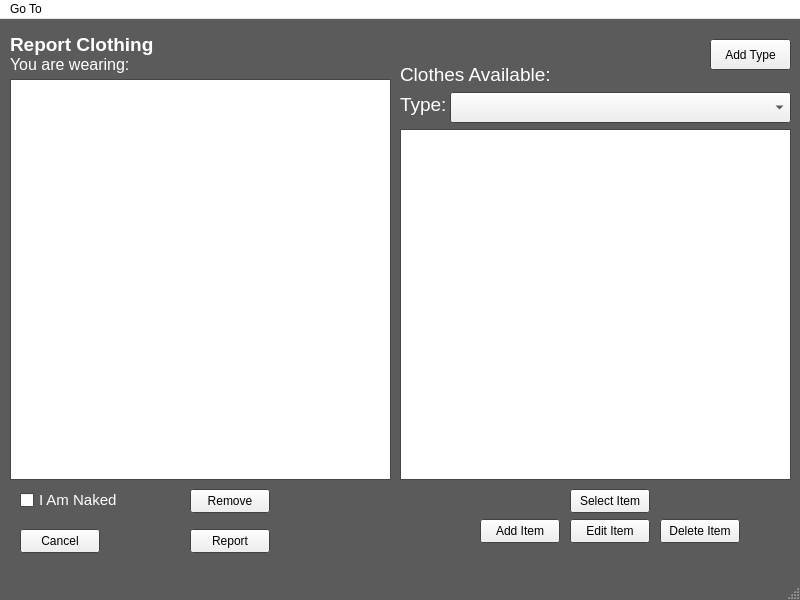
<?xml version="1.0" encoding="UTF-8"?>
<ui version="4.0">
 <class>CyberDom</class>
 <widget class="QMainWindow" name="CyberDom">
  <property name="geometry">
   <rect>
    <x>0</x>
    <y>0</y>
    <width>800</width>
    <height>600</height>
   </rect>
  </property>
  <property name="palette">
   <palette>
    <active>
     <colorrole role="Window">
      <brush brushstyle="SolidPattern">
       <color alpha="255">
        <red>91</red>
        <green>91</green>
        <blue>91</blue>
       </color>
      </brush>
     </colorrole>
    </active>
    <inactive>
     <colorrole role="Window">
      <brush brushstyle="SolidPattern">
       <color alpha="255">
        <red>91</red>
        <green>91</green>
        <blue>91</blue>
       </color>
      </brush>
     </colorrole>
    </inactive>
    <disabled>
     <colorrole role="Base">
      <brush brushstyle="SolidPattern">
       <color alpha="255">
        <red>91</red>
        <green>91</green>
        <blue>91</blue>
       </color>
      </brush>
     </colorrole>
     <colorrole role="Window">
      <brush brushstyle="SolidPattern">
       <color alpha="255">
        <red>91</red>
        <green>91</green>
        <blue>91</blue>
       </color>
      </brush>
     </colorrole>
    </disabled>
   </palette>
  </property>
  <property name="windowTitle">
   <string>MainWindow</string>
  </property>
  <widget class="QWidget" name="centralwidget">
   <widget class="QTextBrowser" name="textBrowser">
    <property name="geometry">
     <rect>
      <x>10</x>
      <y>60</y>
      <width>381</width>
      <height>401</height>
     </rect>
    </property>
   </widget>
   <widget class="QLabel" name="label">
    <property name="geometry">
     <rect>
      <x>10</x>
      <y>10</y>
      <width>161</width>
      <height>31</height>
     </rect>
    </property>
    <property name="text">
     <string>&lt;html&gt;&lt;head/&gt;&lt;body&gt;&lt;p&gt;&lt;span style=&quot; font-size:14pt; font-weight:700; color:#ffffff;&quot;&gt;Report Clothing&lt;/span&gt;&lt;/p&gt;&lt;/body&gt;&lt;/html&gt;</string>
    </property>
   </widget>
   <widget class="QLabel" name="label_3">
    <property name="geometry">
     <rect>
      <x>10</x>
      <y>30</y>
      <width>151</width>
      <height>31</height>
     </rect>
    </property>
    <property name="text">
     <string>&lt;html&gt;&lt;head/&gt;&lt;body&gt;&lt;p&gt;&lt;span style=&quot; font-size:12pt; color:#ffffff;&quot;&gt;You are wearing:&lt;/span&gt;&lt;/p&gt;&lt;/body&gt;&lt;/html&gt;</string>
    </property>
   </widget>
   <widget class="QTextBrowser" name="textBrowser_2">
    <property name="geometry">
     <rect>
      <x>400</x>
      <y>110</y>
      <width>391</width>
      <height>351</height>
     </rect>
    </property>
   </widget>
   <widget class="QLabel" name="label_4">
    <property name="geometry">
     <rect>
      <x>400</x>
      <y>40</y>
      <width>161</width>
      <height>31</height>
     </rect>
    </property>
    <property name="text">
     <string>&lt;html&gt;&lt;head/&gt;&lt;body&gt;&lt;p&gt;&lt;span style=&quot; font-size:14pt; color:#ffffff;&quot;&gt;Clothes Available:&lt;/span&gt;&lt;/p&gt;&lt;/body&gt;&lt;/html&gt;</string>
    </property>
   </widget>
   <widget class="QLabel" name="label_5">
    <property name="geometry">
     <rect>
      <x>400</x>
      <y>70</y>
      <width>51</width>
      <height>31</height>
     </rect>
    </property>
    <property name="text">
     <string>&lt;html&gt;&lt;head/&gt;&lt;body&gt;&lt;p&gt;&lt;span style=&quot; font-size:14pt; color:#ffffff;&quot;&gt;Type:&lt;/span&gt;&lt;/p&gt;&lt;/body&gt;&lt;/html&gt;</string>
    </property>
   </widget>
   <widget class="QComboBox" name="comboBox">
    <property name="geometry">
     <rect>
      <x>450</x>
      <y>73</y>
      <width>341</width>
      <height>31</height>
     </rect>
    </property>
   </widget>
   <widget class="QPushButton" name="pushButton">
    <property name="geometry">
     <rect>
      <x>710</x>
      <y>20</y>
      <width>81</width>
      <height>31</height>
     </rect>
    </property>
    <property name="text">
     <string>Add Type</string>
    </property>
   </widget>
   <widget class="QCheckBox" name="naked_checkbox">
    <property name="geometry">
     <rect>
      <x>20</x>
      <y>470</y>
      <width>101</width>
      <height>22</height>
     </rect>
    </property>
    <property name="palette">
     <palette>
      <active>
       <colorrole role="WindowText">
        <brush brushstyle="SolidPattern">
         <color alpha="255">
          <red>255</red>
          <green>255</green>
          <blue>255</blue>
         </color>
        </brush>
       </colorrole>
      </active>
      <inactive>
       <colorrole role="WindowText">
        <brush brushstyle="SolidPattern">
         <color alpha="255">
          <red>255</red>
          <green>255</green>
          <blue>255</blue>
         </color>
        </brush>
       </colorrole>
      </inactive>
      <disabled/>
     </palette>
    </property>
    <property name="font">
     <font>
      <pointsize>11</pointsize>
     </font>
    </property>
    <property name="text">
     <string>I Am Naked</string>
    </property>
    <property name="checked">
     <bool>false</bool>
    </property>
   </widget>
   <widget class="QPushButton" name="pushButton_2">
    <property name="geometry">
     <rect>
      <x>20</x>
      <y>510</y>
      <width>80</width>
      <height>24</height>
     </rect>
    </property>
    <property name="text">
     <string>Cancel</string>
    </property>
   </widget>
   <widget class="QPushButton" name="pushButton_3">
    <property name="geometry">
     <rect>
      <x>190</x>
      <y>470</y>
      <width>80</width>
      <height>24</height>
     </rect>
    </property>
    <property name="text">
     <string>Remove</string>
    </property>
   </widget>
   <widget class="QPushButton" name="pushButton_4">
    <property name="geometry">
     <rect>
      <x>190</x>
      <y>510</y>
      <width>80</width>
      <height>24</height>
     </rect>
    </property>
    <property name="text">
     <string>Report</string>
    </property>
   </widget>
   <widget class="QPushButton" name="pushButton_5">
    <property name="geometry">
     <rect>
      <x>570</x>
      <y>470</y>
      <width>80</width>
      <height>24</height>
     </rect>
    </property>
    <property name="text">
     <string>Select Item</string>
    </property>
   </widget>
   <widget class="QPushButton" name="pushButton_6">
    <property name="geometry">
     <rect>
      <x>480</x>
      <y>500</y>
      <width>80</width>
      <height>24</height>
     </rect>
    </property>
    <property name="text">
     <string>Add Item</string>
    </property>
   </widget>
   <widget class="QPushButton" name="pushButton_7">
    <property name="geometry">
     <rect>
      <x>570</x>
      <y>500</y>
      <width>80</width>
      <height>24</height>
     </rect>
    </property>
    <property name="text">
     <string>Edit Item</string>
    </property>
   </widget>
   <widget class="QPushButton" name="pushButton_8">
    <property name="geometry">
     <rect>
      <x>660</x>
      <y>500</y>
      <width>80</width>
      <height>24</height>
     </rect>
    </property>
    <property name="text">
     <string>Delete Item</string>
    </property>
   </widget>
  </widget>
  <widget class="QStatusBar" name="statusbar"/>
  <widget class="QMenuBar" name="menubar">
   <property name="geometry">
    <rect>
     <x>0</x>
     <y>0</y>
     <width>800</width>
     <height>21</height>
    </rect>
   </property>
   <property name="palette">
    <palette>
     <active>
      <colorrole role="Window">
       <brush brushstyle="SolidPattern">
        <color alpha="255">
         <red>255</red>
         <green>255</green>
         <blue>255</blue>
        </color>
       </brush>
      </colorrole>
     </active>
     <inactive>
      <colorrole role="Window">
       <brush brushstyle="SolidPattern">
        <color alpha="255">
         <red>255</red>
         <green>255</green>
         <blue>255</blue>
        </color>
       </brush>
      </colorrole>
     </inactive>
     <disabled>
      <colorrole role="Base">
       <brush brushstyle="SolidPattern">
        <color alpha="255">
         <red>255</red>
         <green>255</green>
         <blue>255</blue>
        </color>
       </brush>
      </colorrole>
      <colorrole role="Window">
       <brush brushstyle="SolidPattern">
        <color alpha="255">
         <red>255</red>
         <green>255</green>
         <blue>255</blue>
        </color>
       </brush>
      </colorrole>
     </disabled>
    </palette>
   </property>
   <widget class="QMenu" name="menuGo_To">
    <property name="title">
     <string>Go To</string>
    </property>
    <addaction name="actionWearing"/>
    <addaction name="actionTypes"/>
    <addaction name="actionAvailable"/>
    <addaction name="actionI_Am_Naked"/>
   </widget>
   <addaction name="menuGo_To"/>
  </widget>
  <action name="actionMake_New_Report_File">
   <property name="text">
    <string>Make New Report File</string>
   </property>
  </action>
  <action name="actionView_Report">
   <property name="text">
    <string>View Report</string>
   </property>
  </action>
  <action name="actionDelete_Status_File">
   <property name="text">
    <string>Delete Status File</string>
   </property>
  </action>
  <action name="actionExit">
   <property name="text">
    <string>Exit</string>
   </property>
  </action>
  <action name="actionAsk_Permission">
   <property name="text">
    <string>Ask Permission</string>
   </property>
  </action>
  <action name="actionReport">
   <property name="text">
    <string>Report</string>
   </property>
  </action>
  <action name="actionReport_Clothing">
   <property name="text">
    <string>Report Clothing</string>
   </property>
  </action>
  <action name="actionConfess">
   <property name="text">
    <string>Confess</string>
   </property>
  </action>
  <action name="actionAsk_for_Clothing_Instructions">
   <property name="text">
    <string>Ask for Clothing Instructions</string>
   </property>
  </action>
  <action name="actionAsk_for_Other_Instructions">
   <property name="text">
    <string>Ask for Other Instructions</string>
   </property>
  </action>
  <action name="actionPermissions">
   <property name="text">
    <string>Permissions</string>
   </property>
  </action>
  <action name="actionReports">
   <property name="text">
    <string>Reports</string>
   </property>
  </action>
  <action name="actionConfessions">
   <property name="text">
    <string>Confessions</string>
   </property>
  </action>
  <action name="actionClothing">
   <property name="text">
    <string>Clothing</string>
   </property>
  </action>
  <action name="actionInstructions">
   <property name="text">
    <string>Instructions</string>
   </property>
  </action>
  <action name="actionOther">
   <property name="text">
    <string>Other</string>
   </property>
  </action>
  <action name="actionTime_Add">
   <property name="text">
    <string>Time Add</string>
   </property>
  </action>
  <action name="actionIgnore_Remind_Punishments">
   <property name="text">
    <string>Ignore Remind Punishments</string>
   </property>
  </action>
  <action name="actionRandomize">
   <property name="text">
    <string>Randomize</string>
   </property>
  </action>
  <action name="actionPop_Ups_Quick">
   <property name="text">
    <string>Pop Ups Quick</string>
   </property>
  </action>
  <action name="actionAlways_Permit">
   <property name="text">
    <string>Always Permit</string>
   </property>
  </action>
  <action name="actionAlways_Deny">
   <property name="text">
    <string>Always Deny</string>
   </property>
  </action>
  <action name="actionChange_Merit_Points">
   <property name="text">
    <string>Change Merit Points</string>
   </property>
  </action>
  <action name="actionStatus_Change">
   <property name="text">
    <string>Status Change</string>
   </property>
  </action>
  <action name="actionJob_Launch">
   <property name="text">
    <string>Job Launch</string>
   </property>
  </action>
  <action name="actionPunish">
   <property name="text">
    <string>Punish</string>
   </property>
  </action>
  <action name="actionExport_Clothes">
   <property name="text">
    <string>Export Clothes</string>
   </property>
  </action>
  <action name="actionImport_Clothes">
   <property name="text">
    <string>Import Clothes</string>
   </property>
  </action>
  <action name="actionPop_Up_Launch">
   <property name="text">
    <string>Pop-Up Launch</string>
   </property>
  </action>
  <action name="actionList_and_Remove_Flags">
   <property name="text">
    <string>List and Remove Flags</string>
   </property>
  </action>
  <action name="actionSet_Flags">
   <property name="text">
    <string>Set Flags</string>
   </property>
  </action>
  <action name="actionList_and_Delete_Assignments">
   <property name="text">
    <string>List and Delete Assignments</string>
   </property>
  </action>
  <action name="actionAbout">
   <property name="text">
    <string>About</string>
   </property>
  </action>
  <action name="actionWearing">
   <property name="text">
    <string>Wearing</string>
   </property>
  </action>
  <action name="actionTypes">
   <property name="text">
    <string>Types</string>
   </property>
  </action>
  <action name="actionAvailable">
   <property name="text">
    <string>Available</string>
   </property>
  </action>
  <action name="actionI_Am_Naked">
   <property name="text">
    <string>I Am Naked</string>
   </property>
  </action>
 </widget>
 <resources/>
 <connections/>
</ui>
